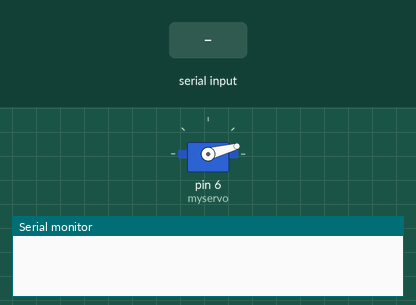
A sketch run on a simulated Arduino Uno, built with avr-gcc and run on an emulated ATmega328P. Parts: servo, the last lines printed to the serial monitor. Inputs (shaded band) come from the test bench.

Above: at 1.2 s.
1.3 s: "90,45\n" received over Serial
At 1.6 s:
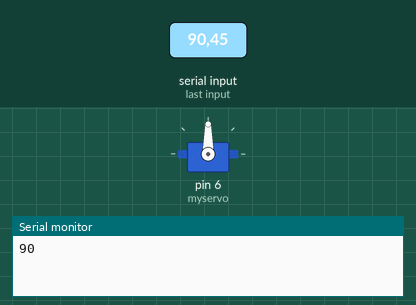
At 11.6 s:
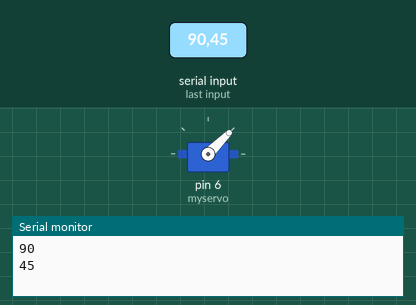
Timing chart, 0 to 12.8 s (numbered marks = the images above; inputs shaded):
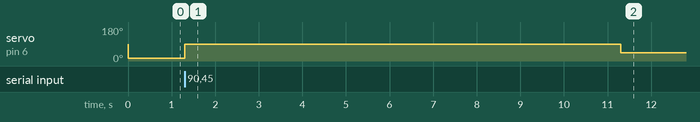

The sketch:

internetcode.ino
```cpp
#include <Servo.h>
Servo myservo;

void setup() {
  // put your setup code here, to run once:
  Serial.begin(9600);
  myservo.attach(6); //PWM Pin Connection
  delay(1);
  myservo.write(15); //Required to activate ESC
 // delay(5000); //Mandatory Wait Time
}

void loop() {
  // put your main code here, to run repeatedly:
  while (Serial.available() > 0)
  {
    int val = Serial.parseInt();
    Serial.println(val);
    myservo.write(val);
    delay(10000);
  }
}
```

Measured:
- after the input at 1.3 s, servo on pin 6 (myservo): 15° → 90° at once, → 45° 10.0 s later
